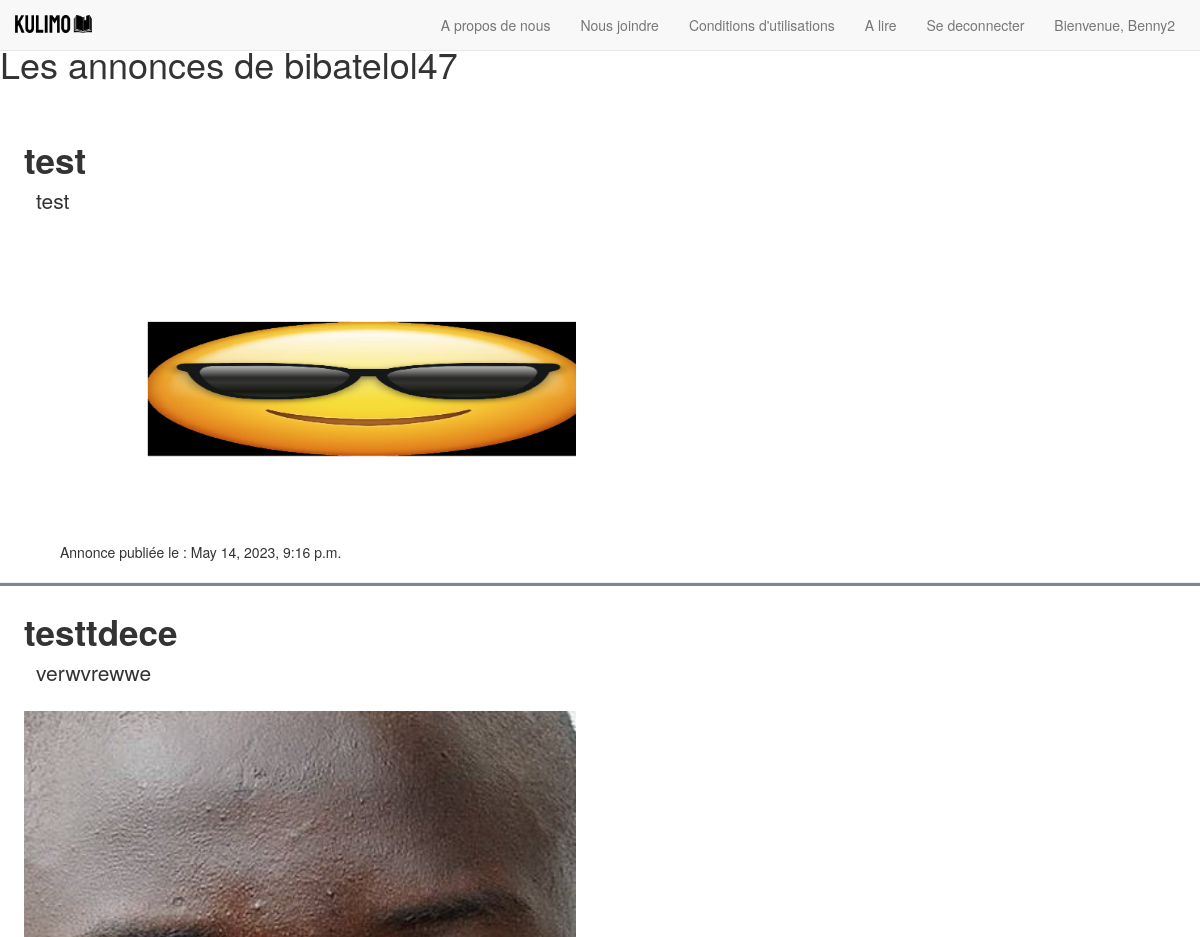
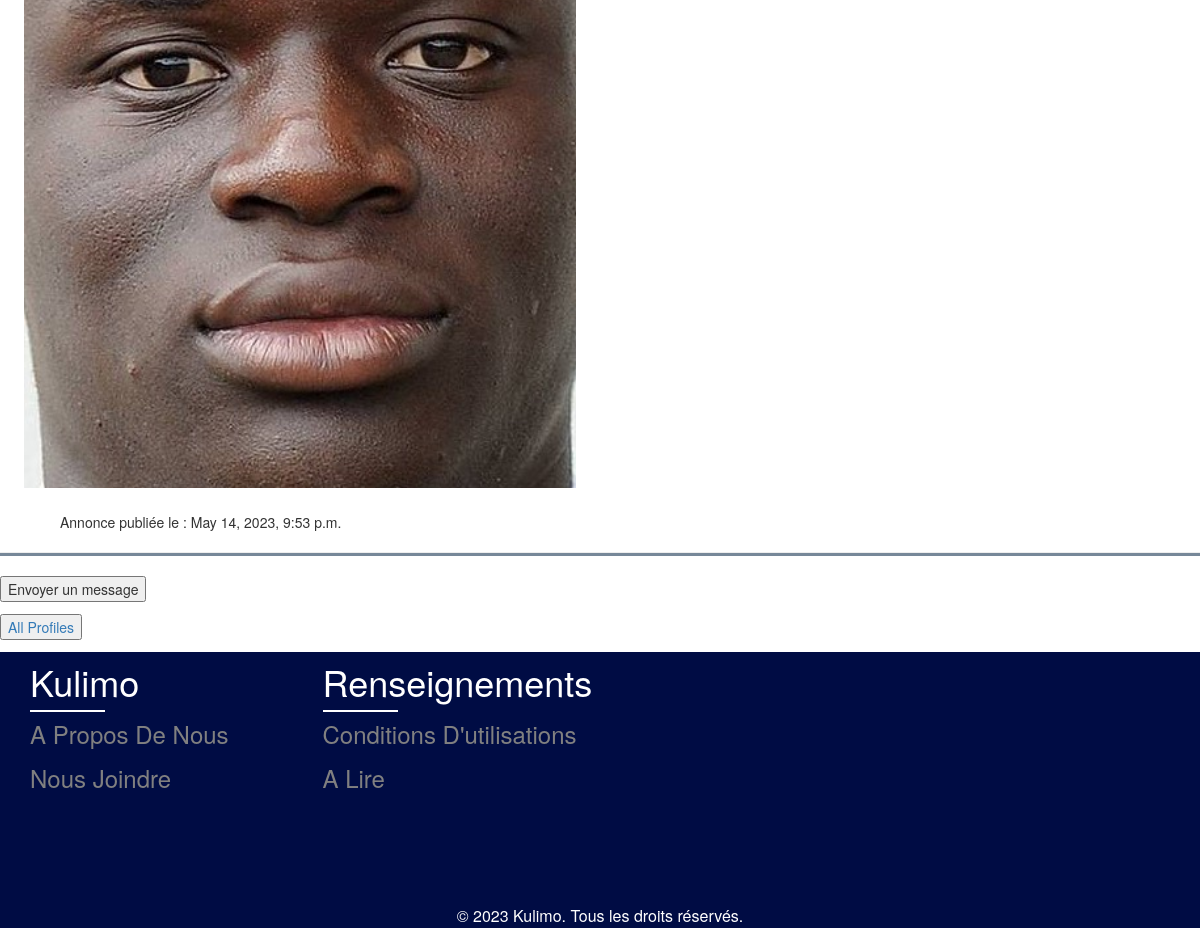
Page /profile/4 (signed in) on the committed database (2 pictures, top to bottom).
### accueil/models.py (models this page shows, shortened)
class Profile(models.Model):
    user = models.OneToOneField(User, on_delete=models.CASCADE)

class UserPost(models.Model):
    user= models.ForeignKey(User, related_name="userposts", on_delete=models.DO_NOTHING)
    title= models.CharField(max_length=100)
    content= models.TextField()
    date_published= models.DateTimeField(auto_now_add=True)
    image= models.ImageField(upload_to='images')
    url= models.SlugField(max_length=500, unique=True, blank=True, editable=False)

### accueil/views.py (the view)
# urls.py: path("profile/<int:pk>", views.profile, name="profile"),
def profile(request, pk):
    profile = Profile.objects.get(pk=pk)
    profile_string = profile.user.username
    username = request.user.username
    roomname = username + profile_string
    return render(request, "profile.html", {"profile": profile, 'username': username, 'roomname': roomname, 'profile_string': profile_string}) # On affiche la template HTML de la page

### accueil/templates/profile.html (shortened to what this page needs)
{% load static %}
<head>
    <link rel="stylesheet" href="https://maxcdn.bootstrapcdn.com/bootstrap/3.4.1/css/bootstrap.min.css">
  </head>
{% include 'navbar.html' %}
{% block content %}
<div class="column">
    <div class="block">
    <h1 class="title is-1" style="padding-top: 2%;">
     Les annonces de {{profile.user.username}}
    </h1>
    <br></br>
    </div>
</div>
<div class="content">
    {% for userpost in profile.user.userposts.all %}
        <div class="box">
            <div class = "col-md-5"></div>
            <div class = "col-md-6"></div>
            <div class = "col-md-1"></div>
            <strong style="font-size: 250% ; padding: 2%;">{{ userpost.title }}</strong>
            <div style="font-size: 150%; padding-left: 3%;">{{ userpost.content }}</div>
            <img style="width: 50%; height: auto; padding: 2%; overflow: hidden; " src="{{ userpost.image.url }}">
            <br>
      <span class="is-small has-text-grey-light" style="padding-left: 5%;" >
               Annonce publiée le : {{ userpost.date_published }}
            </span>
         <hr style="height: 3px; background-color: lightslategray;">
        </div>
    {% endfor %}
</div>
<form id="post-form" method="POST" action="checkview">
    <input type="submit" value="Envoyer un message">
</form>
<div class="block">
<div class="block" style="padding-top: 1%; padding-bottom: 1%;">
  <a href="{% url 'accueil:profile_list' %}">
      <button class="button is-dark is-outlined is-fullwidth">
          All Profiles
      </button>
  </a>
</div>
{% include "master.html" %}
{% endblock content %}

### accueil/templates/navbar.html (shortened to what this page needs)
{% load static %}
{% load crispy_forms_tags %}
<!DOCTYPE html>
<html lang="en">
<head>
  <link rel="stylesheet" href="{% static './css/style.css' %}">
</head>
<body>
    <nav class="navbar navbar-default navbar-fixed-top">
          <div class="navbar-header">
            <a class="navbar-brand" href="/accueil/"><img style="width: 90%; height: 90%;" src = "{% static './img/logo.png' %}" class = "img-fluid"></a>
          </div>
          <div class="collapse navbar-collapse" id="myNavbar">
            <ul class="nav navbar-nav navbar-right" style="padding-right: 25px;">
              <li><a href="{% url 'accueil:aboutUs' %}">A propos de nous</a></li>
              <li><a href="{% url 'accueil:nousJoindre' %}">Nous joindre</a></li>
              <li><a href="{% url 'accueil:conditionsUtilisations' %}">Conditions d'utilisations</a></li>
              <li><a href="{% url 'accueil:a_lire' %}">A lire</a></li>
              {% block content %}
                {% if user.is_authenticated %}
                <li class="nav-item">
                  <a class="nav-link" href="/logout">Se deconnecter</a>
                </li>
                <li class="nav-item">
                  <a class="nav-link" href="#">Bienvenue, {{user.username}}</a>
                </li>
                {% else %}
                <li class="nav-item">
                  <a class="nav-link" href="/login">Se connecter</a>
                </li>
                {% endif %}
              {% endblock content %}
            </ul>
          </div>
      </nav>

### static/css/style.css (style rules this page uses)
* { margin:0 }
body { min-height: 100vh; display: grid; flex-direction: lfr column; }

### rows in the picture
Profile: user.username "bibatelol47"
UserPost: title "test", content "test", image (picture), date_published "May 14, 2023, 9:16 p.m."
UserPost: title "testtdece", content "verwvrewwe", image (picture), date_published "May 14, 2023, 9:53 p.m."

### other values in the picture
{{ user.username }} "Benny2"
